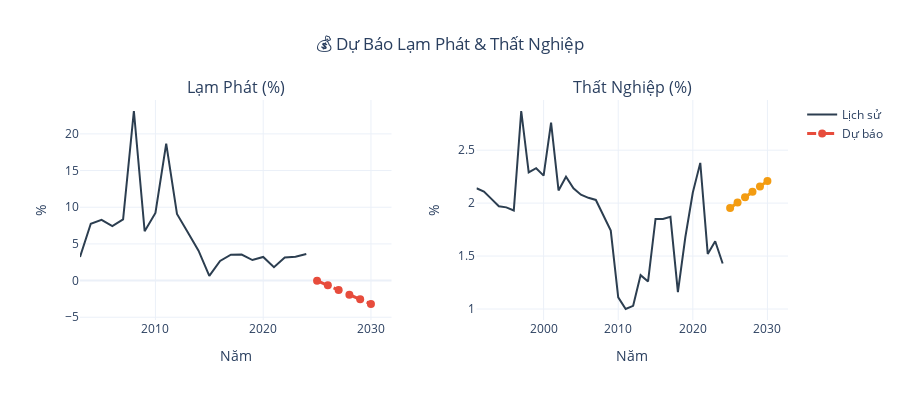

The notebook cell this image was saved under:
### Markdown cell above
## 💰 Phần 3: Dự Báo Lạm Phát & Thất Nghiệp

### Code cell
# Inflation forecast
inflation_data = df_model[['Year', 'InflationRate']].dropna()
recent_inflation = inflation_data[inflation_data['Year'] >= 2010]

X_inf = recent_inflation[['Year']].values
y_inf = recent_inflation['InflationRate'].values

inf_model = LinearRegression()
inf_model.fit(X_inf, y_inf)
inf_pred_future = inf_model.predict(future_years)

# Unemployment forecast
unemp_data = df_model[['Year', 'UnemploymentRate']].dropna()
if len(unemp_data) >= 10:
    recent_unemp = unemp_data[unemp_data['Year'] >= 2010]
    
    X_unemp = recent_unemp[['Year']].values
    y_unemp = recent_unemp['UnemploymentRate'].values
    
    unemp_model = LinearRegression()
    unemp_model.fit(X_unemp, y_unemp)
    unemp_pred_future = unemp_model.predict(future_years)
    
    unemp_available = True
else:
    unemp_available = False
    print("⚠️  Insufficient unemployment data for forecasting")

# Create dual-axis chart
fig = make_subplots(
    rows=1, cols=2,
    subplot_titles=('Lạm Phát (%)', 'Thất Nghiệp (%)' if unemp_available else 'Thất Nghiệp (N/A)'),
    horizontal_spacing=0.12
)

# Inflation
fig.add_trace(
    go.Scatter(
        x=inflation_data['Year'],
        y=inflation_data['InflationRate'],
        mode='lines',
        name='Lịch sử',
        line=dict(color='#2c3e50', width=2)
    ),
    row=1, col=1
)

fig.add_trace(
    go.Scatter(
        x=future_years.flatten(),
        y=inf_pred_future,
        mode='lines+markers',
        name='Dự báo',
        line=dict(color='#e74c3c', width=3, dash='dash'),
        marker=dict(size=8)
    ),
    row=1, col=1
)

# Unemployment
if unemp_available:
    fig.add_trace(
        go.Scatter(
            x=unemp_data['Year'],
            y=unemp_data['UnemploymentRate'],
            mode='lines',
            name='Lịch sử',
            line=dict(color='#2c3e50', width=2),
            showlegend=False
        ),
        row=1, col=2
    )
    
    fig.add_trace(
        go.Scatter(
            x=future_years.flatten(),
            y=unemp_pred_future,
            mode='lines+markers',
            name='Dự báo',
            line=dict(color='#f39c12', width=3, dash='dash'),
            marker=dict(size=8),
            showlegend=False
        ),
        row=1, col=2
    )

fig.update_xaxes(title_text="Năm", row=1, col=1)
fig.update_xaxes(title_text="Năm", row=1, col=2)
fig.update_yaxes(title_text="%", row=1, col=1)
fig.update_yaxes(title_text="%", row=1, col=2)

fig.update_layout(
    title={
        'text': '💰 Dự Báo Lạm Phát & Thất Nghiệp',
        'x': 0.5,
        'xanchor': 'center'
    },
    height=400,
    template='plotly_white'
)

fig.show()

print("\n💰 Inflation Forecasts (2025-2030):\n")
for i, year in enumerate(range(2025, 2031)):
    print(f"  {year}: {inf_pred_future[i]:.2f}%")

if unemp_available:
    print("\n👥 Unemployment Forecasts (2025-2030):\n")
    for i, year in enumerate(range(2025, 2031)):
        print(f"  {year}: {unemp_pred_future[i]:.2f}%")

### Figure 1 — Plotly figure (JSON) as saved in the notebook; plotly's stock layout.template omitted (floating-point values rounded to 4 significant figures)
{"data": [{"line": {"color": "#2c3e50", "width": 2}, "mode": "lines", "name": "Lịch sử", "type": "scatter", "x": [2003, 2004, 2005, 2006, 2007, 2008, 2009, 2010, 2011, 2012, 2013, 2014, 2015, 2016, 2017, 2018, 2019, 2020, 2021, 2022, 2023, 2024], "xaxis": "x", "y": [3.23, 7.75, 8.28, 7.42, 8.34, 23.12, 6.72, 9.21, 18.68, 9.09, 6.59, 4.08, 0.63, 2.67, 3.52, 3.54, 2.8, 3.22, 1.83, 3.16, 3.25, 3.62], "yaxis": "y"}, {"line": {"color": "#e74c3c", "dash": "dash", "width": 3}, "marker": {"size": 8}, "mode": "lines+markers", "name": "Dự báo", "type": "scatter", "x": [2025, 2026, 2027, 2028, 2029, 2030], "xaxis": "x", "y": [-0.01981, -0.6547, -1.29, -1.924, -2.559, -3.194], "yaxis": "y"}, {"line": {"color": "#2c3e50", "width": 2}, "mode": "lines", "name": "Lịch sử", "showlegend": false, "type": "scatter", "x": [1991, 1992, 1993, 1994, 1995, 1996, 1997, 1998, 1999, 2000, 2001, 2002, 2003, 2004, 2005, 2006, 2007, 2008, 2009, 2010, 2011, 2012, 2013, 2014, 2015, 2016, 2017, 2018, 2019, 2020, 2021, 2022, 2023, 2024], "xaxis": "x2", "y": [2.14, 2.11, 2.04, 1.97, 1.96, 1.93, 2.87, 2.29, 2.33, 2.26, 2.76, 2.12, 2.25, 2.14, 2.08, 2.05, 2.03, 1.89, 1.74, 1.11, 1.0, 1.03, 1.32, 1.26, 1.85, 1.85, 1.87, 1.16, 1.68, 2.1, 2.38, 1.52, 1.64, 1.43], "yaxis": "y2"}, {"line": {"color": "#f39c12", "dash": "dash", "width": 3}, "marker": {"size": 8}, "mode": "lines+markers", "name": "Dự báo", "showlegend": false, "type": "scatter", "x": [2025, 2026, 2027, 2028, 2029, 2030], "xaxis": "x2", "y": [1.954, 2.005, 2.056, 2.107, 2.158, 2.209], "yaxis": "y2"}], "layout": {"annotations": [{"font": {"size": 16}, "showarrow": false, "text": "Lạm Phát (%)", "x": 0.22, "xanchor": "center", "xref": "paper", "y": 1, "yanchor": "bottom", "yref": "paper"}, {"font": {"size": 16}, "showarrow": false, "text": "Thất Nghiệp (%)", "x": 0.78, "xanchor": "center", "xref": "paper", "y": 1, "yanchor": "bottom", "yref": "paper"}], "height": 400, "title": {"text": "💰 Dự Báo Lạm Phát & Thất Nghiệp", "x": 0.5, "xanchor": "center"}, "xaxis": {"anchor": "y", "domain": [0, 0.44], "title": {"text": "Năm"}}, "xaxis2": {"anchor": "y2", "domain": [0.56, 1], "title": {"text": "Năm"}}, "yaxis": {"anchor": "x", "domain": [0, 1], "title": {"text": "%"}}, "yaxis2": {"anchor": "x2", "domain": [0, 1], "title": {"text": "%"}}}}
